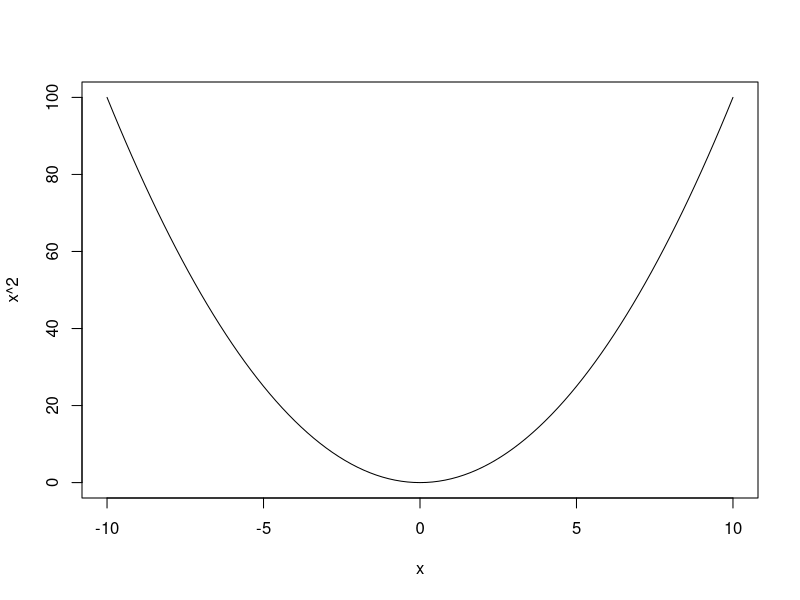
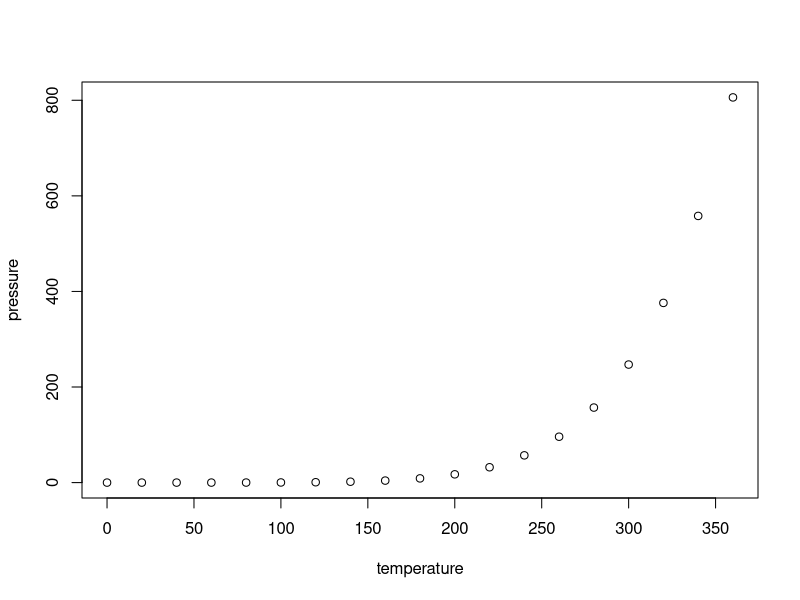

Write R code to recreate these figures, in order.
## ---- chunk 1
knitr::opts_chunk$set(echo = FALSE)
## ---- chunk 2
curve(x^2, from = -10, to = 10)

## ---- chunk 3
summary(cars)
## ---- chunk 4
plot(pressure)
